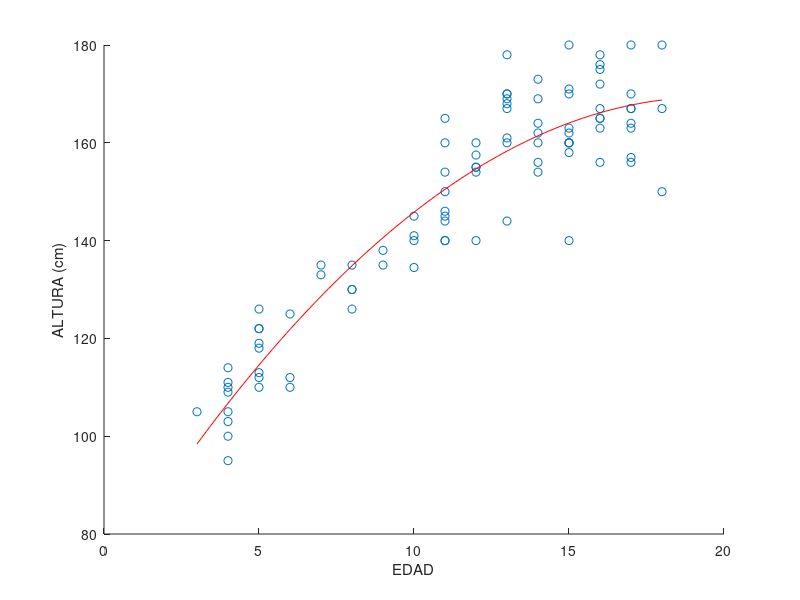

Write the MATLAB code that produced this figure.
clc
clear

edad = [17 12 14 14 16 12 13 16 16 16 15 16 15 15 11 15 10 6 13 15 15 14 12 16 13 13 8 7 10 12 15 14 16 13 11 11 11 13 14 15 13 14 16 12 11 9 10 13 10 16 12 11 11 17 13 8 8 18 17 17 17 17 17 18 15 17 7 11 18 4 5 5 4 5 11 4 4 4 9 4 14 4 8 5 5 6 5 5 15 4 3 5 6];

altura = [167 155 173 154 176 140 170 163 172 156 163 165 160 180 160 162 141 110 144 160 170 162 155 165 178 160 130 133 145 154 171 164 178 169 154 140 165 167 156 160 161 169 175 160 150 135 140 170 134.5 167 157.5 146 140 157 168 126 135 180 156 170 167 164 163 150 140 180 135 145 167 103 126 119 111 118 144 110 105 114 138 100 160 95 130 122 122 125 113 112 158 109 105 110 112];

com_edad = length(edad)
com_altura = length(altura)

hold on
plot (edad,altura,'o')
xlabel('EDAD')
ylabel('ALTURA (cm)')

p = polyfit (edad, altura ,2)
x = linspace(3, 18, 100);
y = polyval (p, x);
plot (x, y, 'r')
hold off